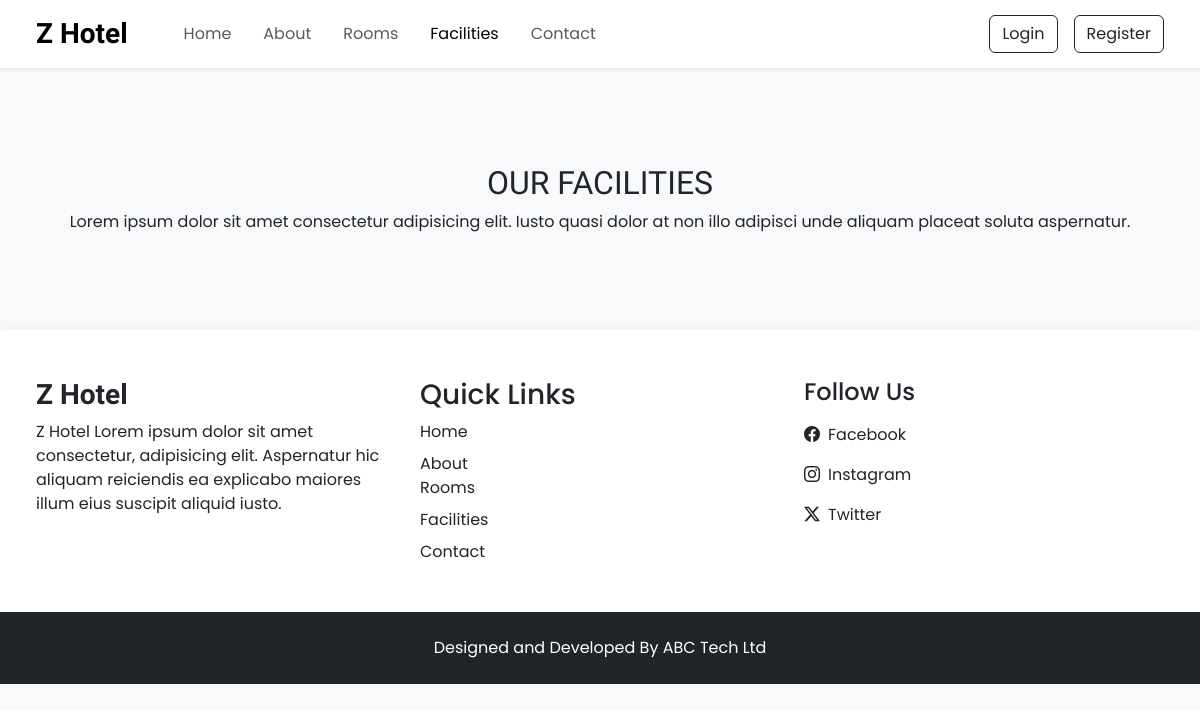
The app's page /facilities.php, older data.
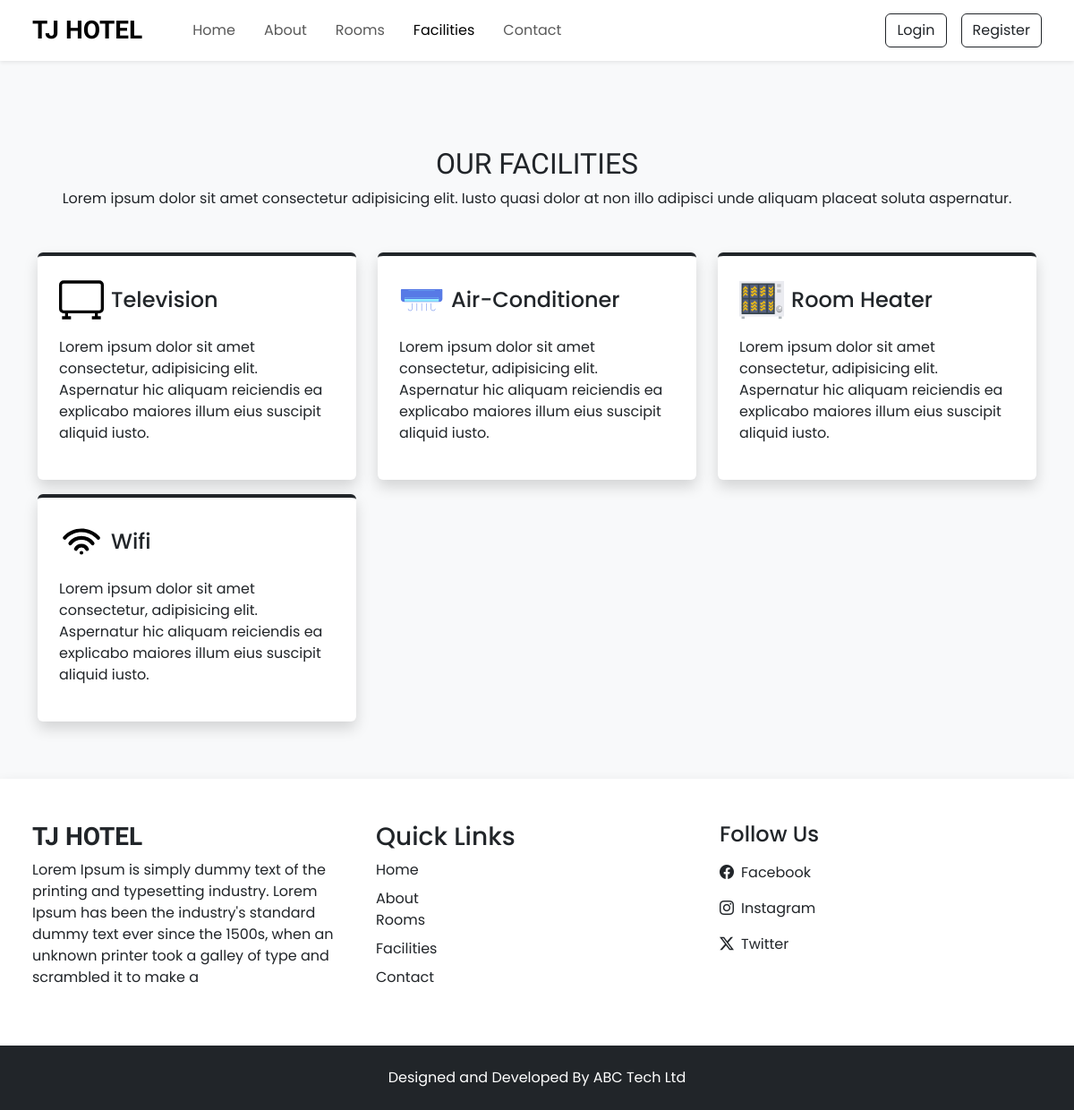
The same page, newer data.
### tables this page shows
CREATE TABLE `settings` (
  `id` int(11) NOT NULL,
  `site_title` varchar(255) DEFAULT NULL,
  `site_about` varchar(500) DEFAULT NULL,
  `shutdown` tinyint(1) NOT NULL
);

CREATE TABLE `facilities` (
  `id` int(11) NOT NULL,
  `facility_icon` varchar(100) DEFAULT NULL,
  `facility_name` varchar(100) DEFAULT NULL,
  `facility_desc` varchar(500) DEFAULT NULL
);

### admin/inc/config.php (called while the page is built, shortened)
<?php
function selectAll($table)
{
    $conn = $GLOBALS['conn'];
    $res = mysqli_query($conn, "SELECT * FROM `$table`");
    return $res;
}
function select($sql, $data_types, $values)
{
    $conn = $GLOBALS['conn'];
    $res = $conn->prepare($sql);
    $res->bind_param($data_types, ...$values);
    if($res->execute())
    {
        $result = $res->get_result();
        return $result;
    }
    else
    {
        $error = "Query execution failed - Select";
        $res->close();
        return $error;
    }
}
?>

### facilities.php (the view, shortened to what the changed rows need)
<?php
 require "top.php";
?>
<section class="our_facilities py-5">
    <div class="container">
        <h2 class="h-font text-center mt-5 mb-2">OUR FACILITIES</h2>
        <div class="row">
            <?php
              $facility_res = selectAll('facilities');
              while ($facility_row = mysqli_fetch_assoc($facility_res))
              {
                ?>
                <div class="col-lg-4 col-md-6">
                    <div class="bg-white shadow rounded border-top border-4 border-dark facilities-item p-4 mb-3">
                        <div class="d-flex align-items-center gap-2 mb-3">
                            <img src="<?= IMAGE_PATH ?>facilities/<?= $facility_row['facility_icon'] ?>" width="50px">
                            <h4 class="m-0"><?= $facility_row['facility_name'] ?></h4>
                        </div>
                        <p><?= $facility_row['facility_desc'] ?></p>
                    </div>
                </div>
                <?php
              }
            ?>
        </div>
    </div>
</section>
<?php
 require "footer.php";
?>

### top.php (shortened to what the changed rows need)
<?php
    require "admin/inc/config.php";
    $setting_res = select("SELECT * FROM `settings` WHERE `id` = ?", 'i', [1]);
    $setting_row = $setting_res->fetch_assoc();
?>
<!DOCTYPE html>
<html lang="en">
<head>
    <link rel="stylesheet" href="assets/css/style.css">
    <link href="https://cdn.jsdelivr.net/npm/bootstrap@5.3.3/dist/css/bootstrap.min.css" rel="stylesheet">
    <link rel="stylesheet" href="https://cdn.jsdelivr.net/npm/bootstrap-icons@1.11.3/font/bootstrap-icons.min.css">
    <link rel="stylesheet" href="https://cdn.jsdelivr.net/npm/swiper@11/swiper-bundle.min.css" />
</head>
<body class="bg-light">
    <nav id="nav-bar" class="navbar navbar-expand-lg bg-white px-lg-4 py-lg-2 shadow-sm sticky-top">
        <div class="container-fluid">
            <a class="navbar-brand h-font fs-3 fw-bold me-5" href="index"><?= $setting_row['site_title'] ?></a>
            <div class="collapse navbar-collapse" id="navbarSupportedContent">
                <ul class="navbar-nav me-auto mb-2 mb-lg-0">
                </ul>
                <div class="d-flex align-items-center gap-2 gap-lg-3">
                </div>
            </div>
        </div>
    </nav>

### footer.php (shortened to what the changed rows need)
    <section class="footer py-5 bg-white shadow px-lg-4">
        <div class="container-fluid">
            <div class="row">
                <div class="col-md-4">
                    <h3 class="h-font fw-bold mb-2"><?= $setting_row['site_title'] ?></h3>
                    <p><?= $setting_row['site_about'] ?></p>
                </div>
            </div>
        </div>
    </section>
</body>
</html>

Row changes from the older to the newer data that the page shows:
changed settings: site_title "Z Hotel" → "TJ HOTEL"; site_about "Z Hotel Lorem ipsum dolor sit amet consectetur, adipisicing elit. Aspernatur hic aliquam reiciendis ea explicabo maiores illum eius suscipit aliquid iusto." → "Lorem Ipsum is simply dummy text of the printing and typesetting industry. Lorem Ipsum has been the industry's standard dummy text ever since the 1500s, when an unknown printer took a galley of type and scrambled it to make a"
added facilities: facility_icon (picture), facility_name "Television", facility_desc "Lorem ipsum dolor sit amet consectetur, adipisicing elit. Aspernatur hic aliquam reiciendis ea explicabo maiores illum eius suscipit aliquid iusto."
added facilities: facility_icon (picture), facility_name "Air-Conditioner", facility_desc "Lorem ipsum dolor sit amet consectetur, adipisicing elit. Aspernatur hic aliquam reiciendis ea explicabo maiores illum eius suscipit aliquid iusto."
added facilities: facility_icon (picture), facility_name "Room Heater", facility_desc "Lorem ipsum dolor sit amet consectetur, adipisicing elit. Aspernatur hic aliquam reiciendis ea explicabo maiores illum eius suscipit aliquid iusto."
added facilities: facility_icon (picture), facility_name "Wifi", facility_desc "Lorem ipsum dolor sit amet consectetur, adipisicing elit. Aspernatur hic aliquam reiciendis ea explicabo maiores illum eius suscipit aliquid iusto."
